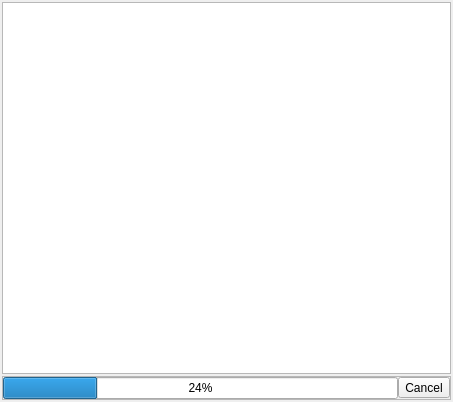
<?xml version="1.0" encoding="UTF-8"?>
<ui version="4.0">
 <class>Playlist</class>
 <widget class="QWidget" name="Playlist">
  <property name="geometry">
   <rect>
    <x>0</x>
    <y>0</y>
    <width>453</width>
    <height>402</height>
   </rect>
  </property>
  <property name="windowTitle">
   <string>Form</string>
  </property>
  <layout class="QVBoxLayout" name="verticalLayout">
   <property name="spacing">
    <number>2</number>
   </property>
   <property name="margin">
    <number>2</number>
   </property>
   <item>
    <widget class="QListWidget" name="playList">
     <property name="editTriggers">
      <set>QAbstractItemView::NoEditTriggers</set>
     </property>
     <property name="selectionMode">
      <enum>QAbstractItemView::ExtendedSelection</enum>
     </property>
    </widget>
   </item>
   <item>
    <widget class="QFrame" name="scanStatus">
     <property name="sizePolicy">
      <sizepolicy hsizetype="Preferred" vsizetype="Minimum">
       <horstretch>0</horstretch>
       <verstretch>0</verstretch>
      </sizepolicy>
     </property>
     <property name="frameShape">
      <enum>QFrame::StyledPanel</enum>
     </property>
     <property name="frameShadow">
      <enum>QFrame::Raised</enum>
     </property>
     <layout class="QHBoxLayout" name="horizontalLayout">
      <property name="spacing">
       <number>0</number>
      </property>
      <property name="margin">
       <number>0</number>
      </property>
      <item>
       <widget class="QProgressBar" name="scanProgress">
        <property name="value">
         <number>24</number>
        </property>
       </widget>
      </item>
      <item>
       <widget class="QToolButton" name="scanCancel">
        <property name="text">
         <string>Cancel</string>
        </property>
       </widget>
      </item>
     </layout>
    </widget>
   </item>
  </layout>
  <action name="actionAdd">
   <property name="text">
    <string>Add</string>
   </property>
  </action>
  <action name="actionLoad">
   <property name="text">
    <string>Load</string>
   </property>
  </action>
  <action name="actionSave">
   <property name="text">
    <string>Save</string>
   </property>
  </action>
  <action name="actionClear">
   <property name="icon">
    <iconset>
     <normalon>:/playlist/clear.png</normalon>
    </iconset>
   </property>
   <property name="text">
    <string>Clear</string>
   </property>
  </action>
  <action name="actionSort">
   <property name="icon">
    <iconset>
     <normalon>:/playlist/sort.png</normalon>
    </iconset>
   </property>
   <property name="text">
    <string>Sort</string>
   </property>
  </action>
  <action name="actionLoop">
   <property name="checkable">
    <bool>true</bool>
   </property>
   <property name="icon">
    <iconset>
     <normalon>:/playlist/looped.png</normalon>
    </iconset>
   </property>
   <property name="text">
    <string>Loop</string>
   </property>
  </action>
  <action name="actionRandom">
   <property name="checkable">
    <bool>true</bool>
   </property>
   <property name="icon">
    <iconset>
     <normalon>:/playlist/random.png</normalon>
    </iconset>
   </property>
   <property name="text">
    <string>Random</string>
   </property>
  </action>
 </widget>
 <resources>
  <include location="../../res/icons.qrc"/>
 </resources>
 <connections/>
</ui>
